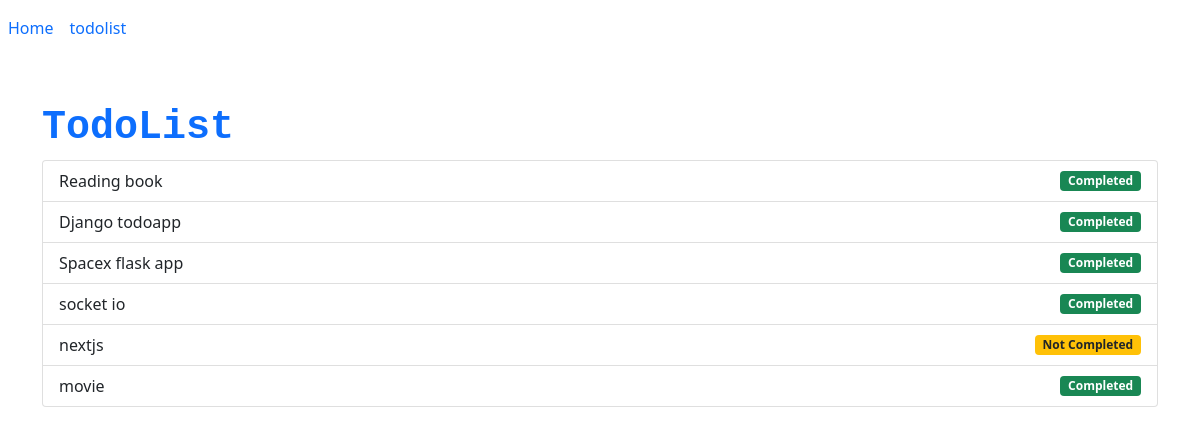
The page /todos/ on the database its author committed.
### myapp/models.py (models this page shows)
class TodoItem(models.Model):
    title = models.CharField(max_length=20)
    comleted = models.BooleanField(default=False)

### myapp/views.py (the view)
# urls.py: path("todos/",views.todos,name='todos')
def todos(request):
    items = TodoItem.objects.all()
    return render(request,"todos.html",{"todos": items})

### myapp/templates/todos.html
{% extends 'base.html' %}
{% block content %}
  <div class="container">
    <h1 class="font-monospace text-primary mt-5 display-6 fw-bolder">TodoList</h1>
    <ul class="list-group">
      {% for todo in todos %}
        <li class="list-group-item d-flex justify-content-between align-items-center">
          {{ todo.title }}
          {% if todo.comleted %}
            <span class="badge bg-success">Completed</span>
          {% else %}
            <span class="badge bg-warning text-dark">Not Completed</span>
          {% endif %}
        </li>
      {% endfor %}
    </ul>
  </div>
{% endblock %}

### myapp/templates/base.html (shortened to what this page needs)
<!DOCTYPE html>
<html lang="en">
<head>
    <link href="https://cdn.jsdelivr.net/npm/bootstrap@5.0.2/dist/css/bootstrap.min.css" rel="stylesheet">
</head>
<body>
<nav class="navbar navbar-expand-lg ">
    <div class="collapse navbar-collapse" id="navbarNav">
        <ul class="navbar-nav">
            <li class="nav-item active">
                <a class="nav-link text-primary " href="/" style="fontsize:30px">Home </a>
            </li>
            <li class="nav-item">
                <a class="nav-link text-primary"href="/todos">todolist</a>
            </li>
        </ul>
    </div>
</nav>
{%block content%}
{%endblock%}
</body>
</html>

### rows shown on the page
TodoItem: title "Reading book", comleted "Completed"
TodoItem: title "Django todoapp", comleted "Completed"
TodoItem: title "Spacex flask app", comleted "Completed"
TodoItem: title "socket io", comleted "Completed"
TodoItem: title "nextjs", comleted "Not Completed"
TodoItem: title "movie", comleted "Completed"
